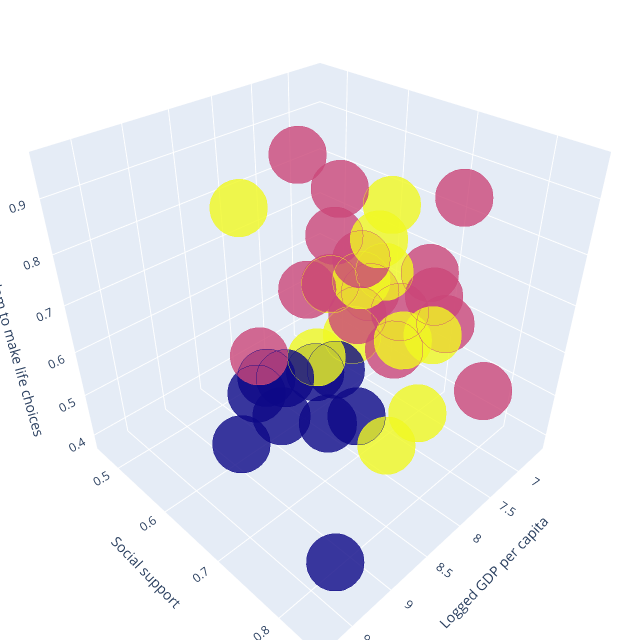

This figure's notebook cell:
### Code cell
configure_plotly_browser_state()
py.offline.iplot(fig)

### Figure 1 — Plotly figure (JSON) as saved in the notebook; plotly's stock layout.template omitted (floating-point values rounded to 4 significant figures)
{"data": [{"marker": {"color": [0, 1, 2, 1, 2, 1, 0, 1, 1, 2, 0, 0, 0, 2, 2, 0, 1, 0, 0, 2, 0, 1, 2, 1, 1, 2, 1, 2, 1, 1, 2, 1, 1, 2, 0, 1, 2, 1], "line": {"color": [0, 1, 2, 1, 2, 1, 0, 1, 1, 2, 0, 0, 0, 2, 2, 0, 1, 0, 0, 2, 0, 1, 2, 1, 1, 2, 1, 2, 1, 1, 2, 1, 1, 2, 0, 1, 2, 1], "width": 12}, "opacity": 0.8, "size": 20}, "mode": "markers", "x": [9.603, 7.678, 8.36, 7.158, 8.533, 7.744, 9.584, 7.677, 7.288, 8.361, 9.266, 9.626, 9.161, 8.485, 8.541, 9.182, 7.364, 9.47, 9.065, 8.031, 9.367, 7.694, 8.542, 7.396, 7.362, 8.145, 7.434, 8.755, 6.635, 7.578, 7.876, 7.477, 6.958, 7.926, 9.782, 7.676, 7.943, 7.695], "y": [0.776, 0.672, 0.765, 0.744, 0.74, 0.724, 0.71, 0.781, 0.72, 0.688, 0.691, 0.848, 0.818, 0.826, 0.779, 0.767, 0.619, 0.827, 0.77, 0.626, 0.75, 0.764, 0.795, 0.686, 0.569, 0.708, 0.63, 0.603, 0.49, 0.832, 0.702, 0.54, 0.537, 0.787, 0.784, 0.552, 0.75, 0.463], "z": [0.731, 0.695, 0.959, 0.882, 0.737, 0.697, 0.608, 0.709, 0.735, 0.779, 0.656, 0.525, 0.719, 0.653, 0.876, 0.755, 0.579, 0.841, 0.647, 0.548, 0.749, 0.752, 0.561, 0.552, 0.619, 0.782, 0.717, 0.893, 0.626, 0.602, 0.833, 0.593, 0.78, 0.715, 0.824, 0.897, 0.677, 0.382], "type": "scatter3d"}], "layout": {"height": 640, "margin": {"b": 0, "l": 0, "r": 0, "t": 0}, "scene": {"xaxis": {"title": {"text": "Logged GDP per capita"}}, "yaxis": {"title": {"text": "Social support"}}, "zaxis": {"title": {"text": "Freedom to make life choices"}}}, "title": {"text": "Clusters"}, "width": 640}}
